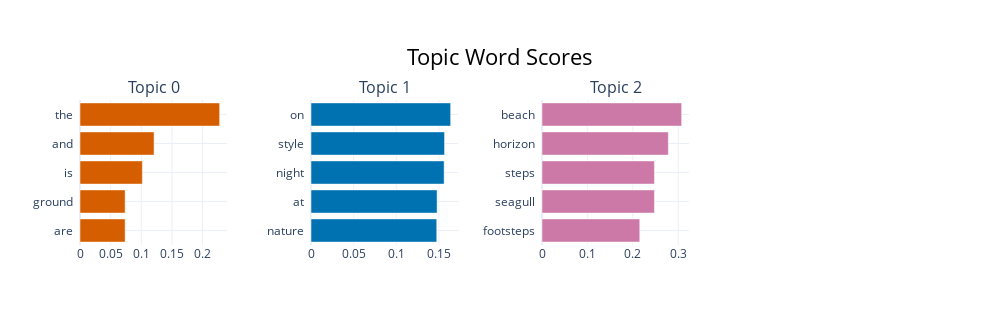

Here is the notebook cell this chart was saved with:
### Code cell


### Figure 1 — Plotly figure (JSON) as saved in the notebook; plotly's stock layout.template omitted (floating-point values rounded to 4 significant figures)
{"data": [{"marker": {"color": "#D55E00"}, "orientation": "h", "type": "bar", "x": [0.07365, 0.07365, 0.1018, 0.1208, 0.2278], "xaxis": "x", "y": ["are  ", "ground  ", "is  ", "and  ", "the  "], "yaxis": "y"}, {"marker": {"color": "#0072B2"}, "orientation": "h", "type": "bar", "x": [0.1474, 0.1479, 0.1561, 0.1566, 0.1637], "xaxis": "x2", "y": ["nature  ", "at  ", "night  ", "style  ", "on  "], "yaxis": "y2"}, {"marker": {"color": "#CC79A7"}, "orientation": "h", "type": "bar", "x": [0.2153, 0.2476, 0.2476, 0.2783, 0.3076], "xaxis": "x3", "y": ["footsteps  ", "seagull  ", "steps  ", "horizon  ", "beach  "], "yaxis": "y3"}], "layout": {"annotations": [{"font": {"size": 16}, "showarrow": false, "text": "Topic 0", "x": 0.0875, "xanchor": "center", "xref": "paper", "y": 1, "yanchor": "bottom", "yref": "paper"}, {"font": {"size": 16}, "showarrow": false, "text": "Topic 1", "x": 0.3625, "xanchor": "center", "xref": "paper", "y": 1, "yanchor": "bottom", "yref": "paper"}, {"font": {"size": 16}, "showarrow": false, "text": "Topic 2", "x": 0.6375, "xanchor": "center", "xref": "paper", "y": 1, "yanchor": "bottom", "yref": "paper"}], "height": 325, "hoverlabel": {"bgcolor": "white", "font": {"family": "Rockwell", "size": 16}}, "showlegend": false, "title": {"font": {"color": "Black", "size": 22}, "text": "Topic Word Scores", "x": 0.5, "xanchor": "center", "yanchor": "top"}, "width": 1000, "xaxis": {"anchor": "y", "domain": [0, 0.175], "showgrid": true}, "xaxis2": {"anchor": "y2", "domain": [0.275, 0.45], "showgrid": true}, "xaxis3": {"anchor": "y3", "domain": [0.55, 0.725], "showgrid": true}, "xaxis4": {"anchor": "y4", "domain": [0.825, 1], "showgrid": true}, "yaxis": {"anchor": "x", "domain": [0, 1], "showgrid": true}, "yaxis2": {"anchor": "x2", "domain": [0, 1], "showgrid": true}, "yaxis3": {"anchor": "x3", "domain": [0, 1], "showgrid": true}, "yaxis4": {"anchor": "x4", "domain": [0, 1], "showgrid": true}}}
